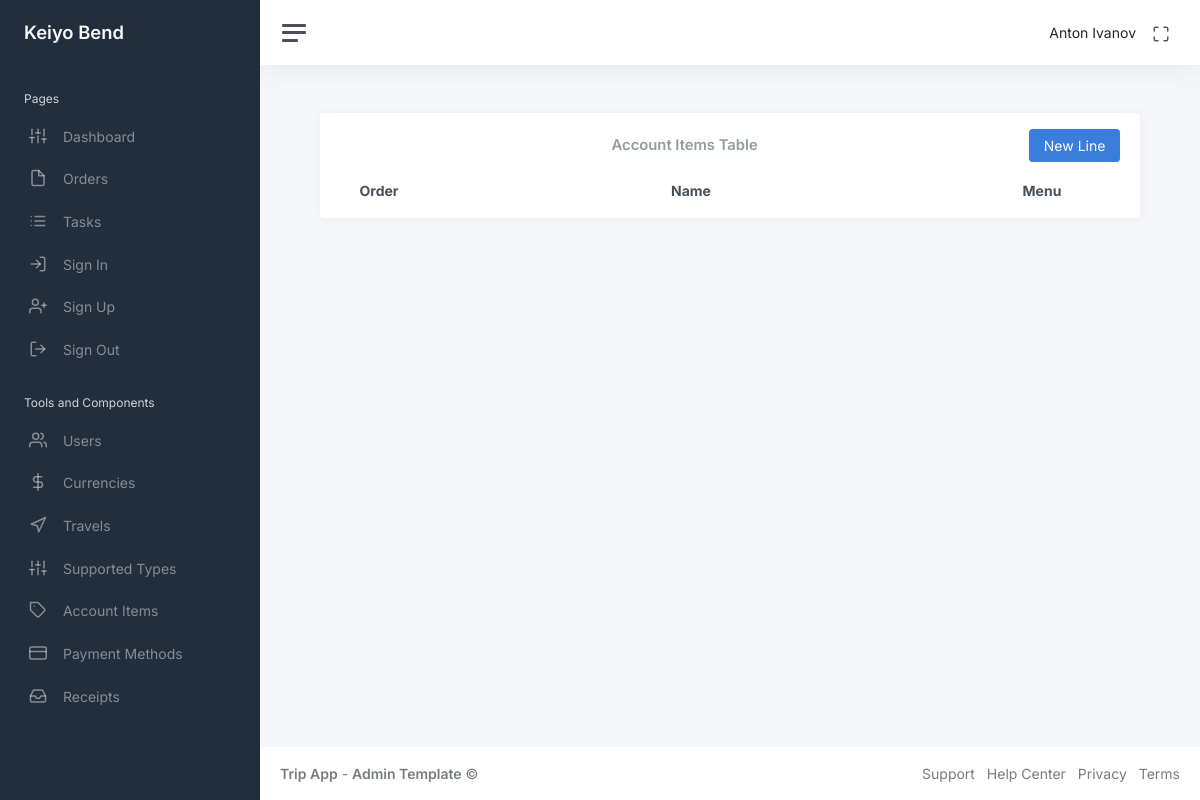
Before: /admin_menu/account_items_table (signed in) with the older database file.
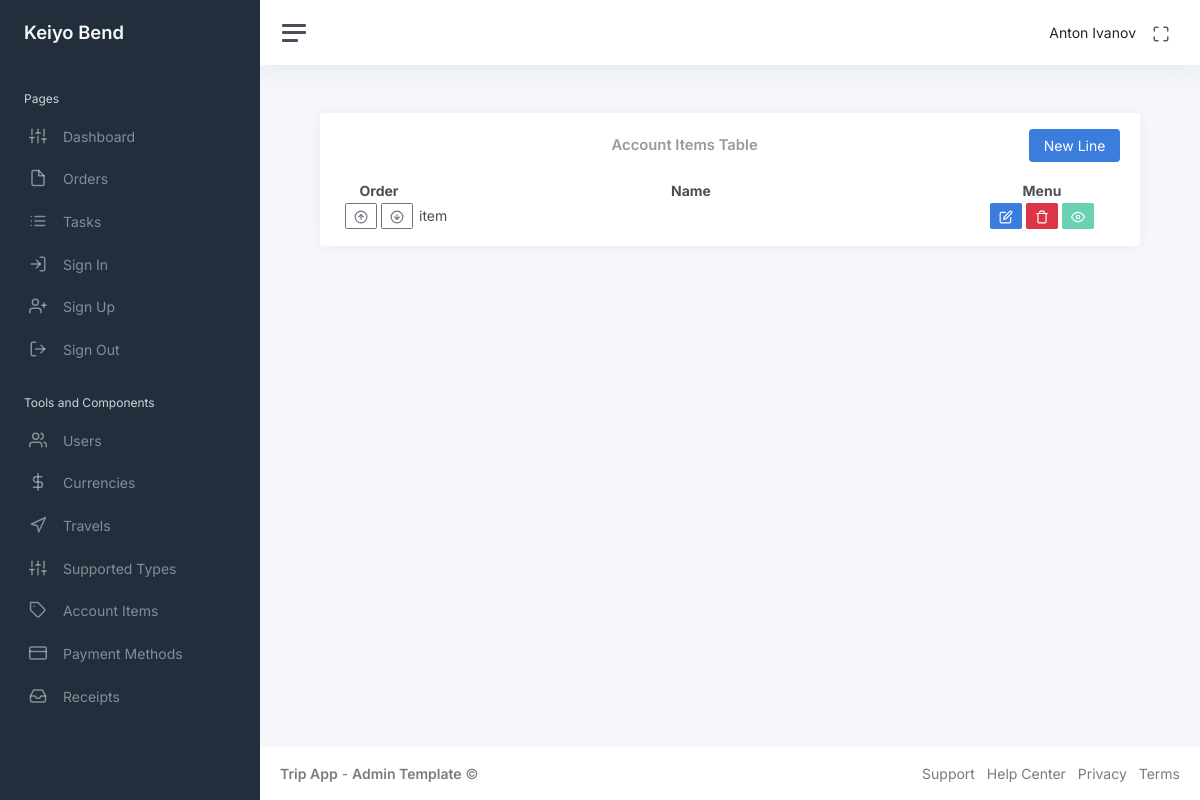
After: the same page with the newer database file.
### app/admin/models/account_items.py (models this page shows, shortened)
class AccountItems(db.Model):
    id: so.Mapped[int] = so.mapped_column(primary_key=True)
    accountItemName: so.Mapped[str] = so.mapped_column(sa.String(), nullable=False, default=None)
    is_show: so.Mapped[bool] = so.mapped_column(sa.Boolean(), default=True, index=True)
    order: so.Mapped[int] = so.mapped_column(sa.Integer(), nullable=False, index=True, default=1)
    details = db.relationship(
        "Details", back_populates="account_item", cascade="all, delete-orphan"
    )

### app/admin/routes/account_items/account_items_table.py (the view)
@bp.route("/admin_menu/account_items_table")
@login_required
def account_items_table():
    account_items = db.session.scalars(sa.select(AccountItems).order_by(AccountItems.order)).all()
    return render_template(
        "admin/account_items_table.html", title="Account Items Table", account_items=account_items
    )

### app/auth/models/user.py (called while the page is built)
@login.user_loader
def load_user(id):
    return db.session.get(User, int(id))

### app/admin/templates/admin/account_items_table.html (shortened to what this page needs)
<!DOCTYPE html>
{% extends "main/base.html" %}
{% block content %}
<link rel="stylesheet" href="{{ url_for('admin.static', filename='css/account_items_table_style.css') }}">
<div class="container-fluid p-0">
    <div class="row">
        <div class="col-md-12 ms-sm-auto col-lg-12 px-md-4">
            <div class="card flex-fill">
                <div class="card-header py-3">
                    <div class="d-flex justify-content-between align-items-center">
                        <h3 class="card-title mb-0">Account Items Table</h3>
                        <button class="btn btn-primary btn-add" id="btn-add">New Line</button>
                    </div>
                </div>
                <div class="card-body py-0 mb-3">
                    <table class="display cell-border" style="width: 100%" id="accountItemsTable">
                        <thead>
                            <tr style="text-align: center;">
                                <th class="col-order">Order</th>
                                <th class="col-name">Name</th>
                                <th class="col-menu">Menu</th>
                            </tr>
                        </thead>
                        <tbody>
                            {% for account_item in account_items %}
                            <tr data-id="{{ account_item.id }}" data-order="{{ account_item.order }}">
                                <td style="text-align:center">
                                    <button class="btn btn-sm btn-outline-secondary move-up"><i class="align-middle"
                                            data-feather="arrow-up-circle"></i></button>
                                    <button class="btn btn-sm btn-outline-secondary move-down"><i class="align-middle"
                                            data-feather="arrow-down-circle"></i></button>
                                </td>
                                <td class="view-mode account-item-cell">{{ account_item.accountItemName }}</td>
                                <td style="text-align:center">
                                    <button class="btn btn-primary btn-sm btn-edit"><i class="align-middle"
                                            data-feather="edit"></i></button>
                                    <button class="btn btn-danger btn-sm btn-delete"><i class="align-middle"
                                            data-feather="trash"></i></button>
                                    <button
                                        class="btn btn-sm btn-show-account-item {{ 'btn-success' if account_item.is_show else 'btn-danger' }}"
                                        disabled>
                                        {% if account_item.is_show %}
                                        <i class="align-middle" data-feather="eye"></i>
                                        {% else %}
                                        <i class="align-middle" data-feather="eye-off"></i>
                                        {% endif %}
                                    </button>
                                </td>
                            </tr>
                            {% endfor %}
                        </tbody>
                    </table>
                </div>
            </div>
        </div>
    </div>
</div>
{% endblock %}

Changed rows visible on the page:
added AccountItems: accountItemName "item", is_show True (drawn)
